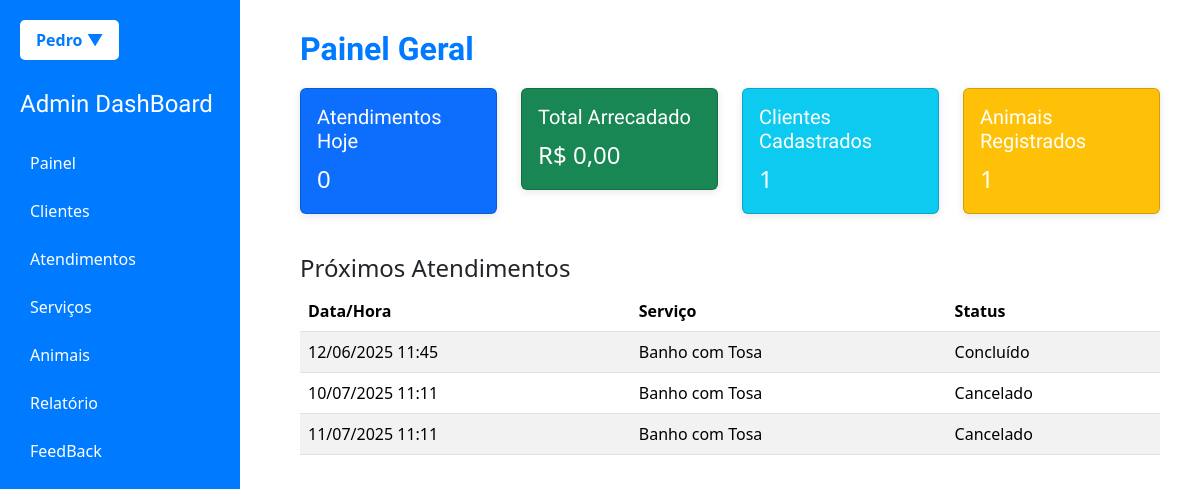
The app's page /AnimalSaveFinal/pages/admdashboard.php (signed in) with its own data.
### tables this page shows
CREATE TABLE `agendamentos` (
  `id_agendamento` int(11) NOT NULL,
  `id_animal` int(11) DEFAULT NULL,
  `data_hora` datetime NOT NULL,
  `id_servico` int(11) DEFAULT NULL,
  `status` enum('confirmado','cancelado','concluído') DEFAULT 'confirmado',
  `valor` decimal(10,2) NOT NULL,
  `observacoes` text DEFAULT NULL,
  `created` timestamp NOT NULL DEFAULT current_timestamp(),
  `modified` timestamp NOT NULL DEFAULT current_timestamp() ON UPDATE current_timestamp(),
  `id_cliente` int(11) DEFAULT NULL
);

CREATE TABLE `servicos` (
  `id_servico` int(11) NOT NULL,
  `nome` varchar(255) NOT NULL,
  `descricao` text DEFAULT NULL,
  `preco` decimal(10,2) DEFAULT NULL,
  `created` timestamp NOT NULL DEFAULT current_timestamp(),
  `modified` timestamp NOT NULL DEFAULT current_timestamp() ON UPDATE current_timestamp()
);

### AnimalSaveFinal/pages/admdashboard.php (the view, shortened to what this page needs)
<?php
require '../config/config.php';
$sqlClientes = $pdo->query("SELECT id_cliente,cpf,nome, email, telefone,endereco, created FROM clientes");
$clientes = $sqlClientes->fetchAll(PDO::FETCH_ASSOC);
$sqlAnimais = $pdo->query("SELECT a.id_animal, a.nome, a.tipo, a.raca, a.idade, a.peso, c.nome AS cliente_nome
FROM animais a
LEFT JOIN clientes c ON a.id_cliente = c.id_cliente");
$animais = $sqlAnimais->fetchAll(PDO::FETCH_ASSOC);
$dataHoje = date('Y-m-d');
$stmtPainelHoje = $pdo->prepare("SELECT COUNT(*) AS total_hoje, COALESCE(SUM(valor), 0) AS total_valor
FROM agendamentos WHERE DATE(data_hora) = :hoje");
$stmtPainelHoje->execute([':hoje' => $dataHoje]);
$painelHoje = $stmtPainelHoje->fetch(PDO::FETCH_ASSOC);
$stmtProximos = $pdo->query("SELECT data_hora, status, s.nome AS servico
FROM agendamentos a
LEFT JOIN servicos s ON s.id_servico = a.id_servico
WHERE DATE(data_hora) >= CURDATE()
ORDER BY data_hora ASC LIMIT 3");
$proximosAtendimentos = $stmtProximos->fetchAll(PDO::FETCH_ASSOC);
?>
<!DOCTYPE html>
<html lang="pt-br">
<head>
  <link rel="stylesheet" href="../assets/css/paginas/adm.css?=v1" />
  <link rel="stylesheet" href="https://cdn.datatables.net/1.13.6/css/jquery.dataTables.min.css" />
  <link rel="stylesheet" href="https://cdn.jsdelivr.net/npm/bootstrap@5.3.3/dist/css/bootstrap.min.css" />
  <link rel="stylesheet" href="https://cdnjs.cloudflare.com/ajax/libs/font-awesome/6.0.0/css/all.min.css" />
</head>
<body>
<div class="dashboard-container">
  <aside class="sidebar">
    <header>
      <div class="dropdown">
        <button class="dropbtn"><?= $_SESSION['nome'] ?> <span>&#9660;</span></button>
      </div>
    </header>
    <h2>Admin DashBoard</h2>
    <ul class="menu">
      <li onclick="mostrarAba('painel')">Painel</li>
      <li onclick="mostrarAba('clientes')">Clientes</li>
      <li onclick="mostrarAba('atendimentos')">Atendimentos</li>
      <li onclick="mostrarAba('servicos')">Serviços</li>
      <li onclick="mostrarAba('animais')">Animais</li>
      <li onclick="mostrarAba('relatorio')">Relatório</li>
      <li onclick="mostrarAba('feedback')">FeedBack</li>
    </ul>
  </aside>
  <main class="main-content">
    <section id="painel" class="aba ativa">
      <h2>Painel Geral</h2>
      <div class="row mb-4">
        <div class="col-md-3">
          <div class="card text-white bg-primary mb-3">
            <div class="card-body">
              <h5 class="card-title">Atendimentos Hoje</h5>
              <p class="card-text fs-4"><?= $painelHoje['total_hoje'] ?></p>
            </div>
          </div>
        </div>
        <div class="col-md-3">
          <div class="card text-white bg-success mb-3">
            <div class="card-body">
              <h5 class="card-title">Total Arrecadado</h5>
              <p class="card-text fs-4">R$ <?= number_format($painelHoje['total_valor'], 2, ',', '.') ?></p>
            </div>
          </div>
        </div>
        <div class="col-md-3">
          <div class="card text-white bg-info mb-3">
            <div class="card-body">
              <h5 class="card-title">Clientes Cadastrados</h5>
              <p class="card-text fs-4"><?= count($clientes) ?></p>
            </div>
          </div>
        </div>
        <div class="col-md-3">
          <div class="card text-white bg-warning mb-3">
            <div class="card-body">
              <h5 class="card-title">Animais Registrados</h5>
              <p class="card-text fs-4"><?= count($animais) ?></p>
            </div>
          </div>
        </div>
      </div>
      <h4>Próximos Atendimentos</h4>
      <?php if (count($proximosAtendimentos) > 0): ?>
      <table class="table table-striped table-hover">
        <thead>
          <tr>
            <th>Data/Hora</th>
            <th>Serviço</th>
            <th>Status</th>
          </tr>
        </thead>
        <tbody>
          <?php foreach ($proximosAtendimentos as $prox): ?>
            <tr>
              <td><?= date('d/m/Y H:i', strtotime($prox['data_hora'])) ?></td>
              <td><?= $prox['servico'] ?></td>
              <td><?= ucfirst($prox['status']) ?></td>
            </tr>
          <?php endforeach; ?>
        </tbody>
      </table>
      <?php else: ?>
        <p class="text-muted">Nenhum atendimento agendado nos próximos dias.</p>
      <?php endif; ?>
    </section>
  </main>
</div>
</body>
</html>

### AnimalSaveFinal/assets/css/paginas/adm.css (style rules this page uses)
body { font-family: 'Arial', sans-serif; background-color: #f9f9f9; color: #003366; margin: 0; padding: 0; }
.dashboard-container { display: flex; min-height: 100vh; }
.sidebar { width: 240px; background-color: #007bff; color: white; padding: 20px; position: fixed; height: 100%; overflow-y: auto; }
.sidebar header { margin-bottom: 30px; }
.sidebar h2 { font-family: 'Delius', cursive; font-size: 1.5rem; margin-bottom: 20px; }
.sidebar .menu { list-style: none; padding-left: 0; }
.sidebar .menu li { padding: 12px 10px; cursor: pointer; border-radius: 6px; transition: background-color 0.3s; }
.dropbtn { background-color: #fff; color: #007bff; padding: 8px 16px; font-weight: bold; border: none; border-radius: 5px; cursor: pointer; }
.main-content { margin-left: 260px; padding: 30px 40px; width: calc(100% - 260px); }
.main-content h2 { font-family: 'Delius', cursive; font-weight: bold; color: #007bff; margin-bottom: 20px; }
button, .btn { border-radius: 6px; font-weight: bold; transition: background-color 0.3s, color 0.3s; }
.card { border: none; border-radius: 10px; box-shadow: 0 2px 8px rgba(0,0,0,0.1); }
.card h5 { font-family: 'Delius', cursive; }

### AnimalSaveFinal/pages/admdashboard.php (style rules this page uses)
.dropdown { position: relative; display: inline-block; }
.aba { display: none; }
.aba.ativa { display: block; }

### records on screen
agendamentos: data_hora "12/06/2025 11:45", id_servico.nome "Banho com Tosa", status "Concluído"
agendamentos: data_hora "10/07/2025 11:11", id_servico.nome "Banho com Tosa", status "Cancelado"
agendamentos: data_hora "11/07/2025 11:11", id_servico.nome "Banho com Tosa", status "Cancelado"

### other values on screen
$_SESSION['nome'] "Pedro"
$painelHoje['total_hoje'] "0"
$painelHoje['total_valor'] "0,00"
count($clientes) "1"
count($animais) "1"
